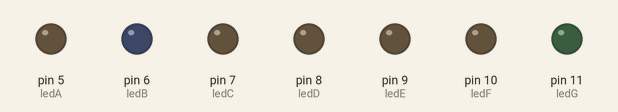
A sketch run on a simulated Arduino Uno, built with avr-gcc and run on an emulated ATmega328P. On the bench: output pins drawn as LEDs (lit = HIGH).

Above: at 0.5 s.
At 1.5 s:
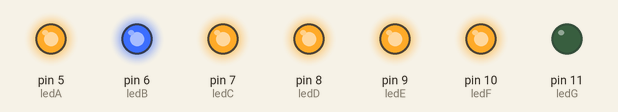
At 3.5 s:
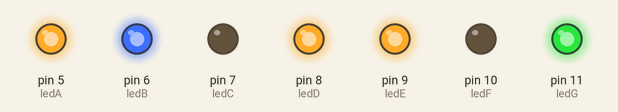
At 6.5 s:
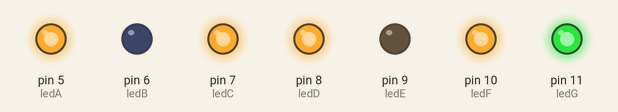
At 9.5 s:
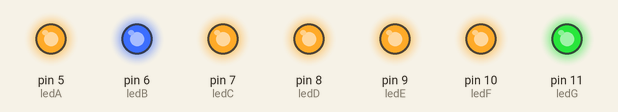
At 12.5 s:
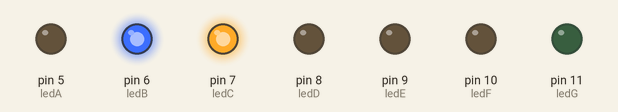
Timing chart, 0 to 13.0 s (numbered marks = the images above):
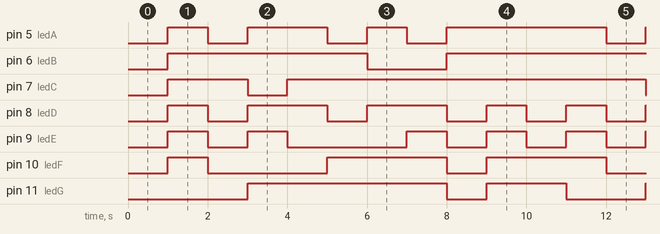

The sketch:

PROG01.ino
```cpp
/**********************************************************************************
**                                                                               **
**                              Array de 8 LEDs                                  **
**                                                                               **
**                                                                               **
**********************************************************************************/

//********** Includes *************************************************************

//********** Variables ************************************************************
const int ledA = 5;          // donar nom al pin 5 de l’Arduino
const int ledB = 6;          // donar nom al pin 6 de l’Arduino
const int ledC = 7;          // donar nom al pin 7 de l’Arduino
const int ledD = 8;          // donar nom al pin 8 de l’Arduino
const int ledE = 9;          // donar nom al pin 9 de l’Arduino
const int ledF = 10;
const int ledG = 11;         // donar nom al pin 10 de l’Arduino
unsigned long Temps = 1000;

//********** Setup ****************************************************************
void setup()
{
  pinMode(ledA, OUTPUT);     // definir el pin 5 com una sortida
  pinMode(ledB, OUTPUT);     // definir el pin 6 com una sortida
  pinMode(ledC, OUTPUT);     // definir el pin 7 com una sortida
  pinMode(ledD, OUTPUT);     // definir el pin 8 com una sortida
  pinMode(ledE, OUTPUT);     // definir el pin 9 com una sortida
  pinMode(ledF, OUTPUT);     // definir el pin 10 com una sortida
  pinMode(ledG, OUTPUT);     // definir el pin 10 com una sortida

}

//********** Loop *****************************************************************
void loop()
{


  delay(Temps);                  // es queden leds 500ms encesos

  digitalWrite(ledA, HIGH);     // posar a 0V el pin 5
  digitalWrite(ledB, HIGH);     // posar a 0V el pin 6
  digitalWrite(ledC, HIGH);     // posar a 0V el pin 7
  digitalWrite(ledD, HIGH);     // posar a 0V el pin 8
  digitalWrite(ledE, HIGH);     // posar a 0V el pin 9
  digitalWrite(ledF, HIGH);     // posar a 0V el pin 10
  digitalWrite(ledG, LOW);     // posar a 0V el pin 10


  delay(Temps);                  // es  queden leds 500ms apagats

  digitalWrite(ledA, LOW);     // posar a 0V el pin 5
  digitalWrite(ledB, HIGH);     // posar a 0V el pin 6
  digitalWrite(ledC, HIGH);     // posar a 0V el pin 7
  digitalWrite(ledD, LOW);     // posar a 0V el pin 8
  digitalWrite(ledE, LOW);     // posar a 0V el pin 9
  digitalWrite(ledF, LOW);     // posar a 0V el pin 10
  digitalWrite(ledG, LOW);     // posar a 0V el pin 10

  delay(Temps);                  // es  queden leds 500ms apagats


  digitalWrite(ledA, HIGH);     // posar a 0V el pin 5
  digitalWrite(ledB, HIGH);     // posar a 0V el pin 6
  digitalWrite(ledC, LOW);     // posar a 0V el pin 7
  digitalWrite(ledD, HIGH);     // posar a 0V el pin 8
  digitalWrite(ledE, HIGH);     // posar a 0V el pin 9
  digitalWrite(ledF, LOW);     // posar a 0V el pin 10
  digitalWrite(ledG, HIGH);     // posar a 0V el pin 10


  delay(Temps);                  // es  queden leds 500ms apagats

  digitalWrite(ledA, HIGH);     // posar a 0V el pin 5
  digitalWrite(ledB, HIGH);     // posar a 0V el pin 6
  digitalWrite(ledC, HIGH);     // posar a 0V el pin 7
  digitalWrite(ledD, HIGH);     // posar a 0V el pin 8
  digitalWrite(ledE, LOW);     // posar a 0V el pin 9
  digitalWrite(ledF, LOW);     // posar a 0V el pin 10
  digitalWrite(ledG, HIGH);     // posar a 0V el pin 10

  delay(Temps);                  // es  queden leds 500ms apagats

  digitalWrite(ledA, LOW);     // posar a 0V el pin 5
  digitalWrite(ledB, HIGH);     // posar a 0V el pin 6
  digitalWrite(ledC, HIGH);     // posar a 0V el pin 7
  digitalWrite(ledD, LOW);     // posar a 0V el pin 8
  digitalWrite(ledE, LOW);     // posar a 0V el pin 9
  digitalWrite(ledF, HIGH);     // posar a 0V el pin 10
  digitalWrite(ledG, HIGH);     // posar a 0V el pin 10


  delay(Temps);                  // es  queden leds 500ms apagats

  digitalWrite(ledA, HIGH);     // posar a 0V el pin 5
  digitalWrite(ledB, LOW);     // posar a 0V el pin 6
  digitalWrite(ledC, HIGH);     // posar a 0V el pin 7
  digitalWrite(ledD, HIGH);     // posar a 0V el pin 8
  digitalWrite(ledE, LOW);     // posar a 0V el pin 9
  digitalWrite(ledF, HIGH);     // posar a 0V el pin 10
  digitalWrite(ledG, HIGH);     // posar a 0V el pin 10

  delay(Temps);                  // es  queden leds 500ms apagats

  digitalWrite(ledA, LOW);     // posar a 0V el pin 5
  digitalWrite(ledB, LOW);     // posar a 0V el pin 6
  digitalWrite(ledC, HIGH);     // posar a 0V el pin 7
  digitalWrite(ledD, HIGH);     // posar a 0V el pin 8
  digitalWrite(ledE, HIGH);     // posar a 0V el pin 9
  digitalWrite(ledF, HIGH);     // posar a 0V el pin 10
  digitalWrite(ledG, HIGH);     // posar a 0V el pin 10

  delay(Temps);                  // es  queden leds 500ms apagats

  digitalWrite(ledA, HIGH);     // posar a 0V el pin 5
  digitalWrite(ledB, HIGH);     // posar a 0V el pin 6
  digitalWrite(ledC, HIGH);     // posar a 0V el pin 7
  digitalWrite(ledD, LOW);     // posar a 0V el pin 8
  digitalWrite(ledE, LOW);     // posar a 0V el pin 9
  digitalWrite(ledF, LOW);     // posar a 0V el pin 10
  digitalWrite(ledG, LOW);     // posar a 0V el pin 10


  delay(Temps);                  // es  queden leds 500ms apagats

  digitalWrite(ledA, HIGH);     // posar a 0V el pin 5
  digitalWrite(ledB, HIGH);     // posar a 0V el pin 6
  digitalWrite(ledC, HIGH);     // posar a 0V el pin 7
  digitalWrite(ledD, HIGH);     // posar a 0V el pin 8
  digitalWrite(ledE, HIGH);     // posar a 0V el pin 9
  digitalWrite(ledF, HIGH);     // posar a 0V el pin 10
  digitalWrite(ledG, HIGH);     // posar a 0V el pin 10

  delay(Temps);                  // es  queden leds 500ms apagats

  digitalWrite(ledA, HIGH);     // posar a 0V el pin 5
  digitalWrite(ledB, HIGH);     // posar a 0V el pin 6
  digitalWrite(ledC, HIGH);     // posar a 0V el pin 7
  digitalWrite(ledD, LOW);     // posar a 0V el pin 8
  digitalWrite(ledE, LOW);     // posar a 0V el pin 9
  digitalWrite(ledF, HIGH);     // posar a 0V el pin 10
  digitalWrite(ledG, HIGH);     // posar a 0V el pin 10


}
```

Measured:
- by itself, pin 5 (ledA): repeats every 10.0 s: LOW 1.0 s, HIGH 2.0 s, LOW 1.0 s, HIGH 1.0 s, LOW 1.0 s, HIGH 4.0 s
- by itself, pin 6 (ledB): repeats every 10.0 s: LOW 2.0 s, HIGH 8.0 s
- by itself, pin 7 (ledC): repeats every 10.0 s: LOW 1.0 s, HIGH 9.0 s
- by itself, pin 8 (ledD): repeats every 10.0 s: 2 × (LOW 1.0 s, HIGH 2.0 s), 2 × (LOW 1.0 s, HIGH 1.0 s)
- by itself, pin 9 (ledE): repeats every 10.0 s: LOW 1.0 s, HIGH 1.0 s, LOW 3.0 s, 2 × (HIGH 1.0 s, LOW 1.0 s), HIGH 1.0 s
- by itself, pin 10 (ledF): repeats every 10.0 s: LOW 3.0 s, HIGH 3.0 s, LOW 1.0 s, HIGH 3.0 s
- by itself, pin 11 (ledG): repeats every 10.0 s: LOW 1.0 s, HIGH 2.0 s, LOW 2.0 s, HIGH 5.0 s
